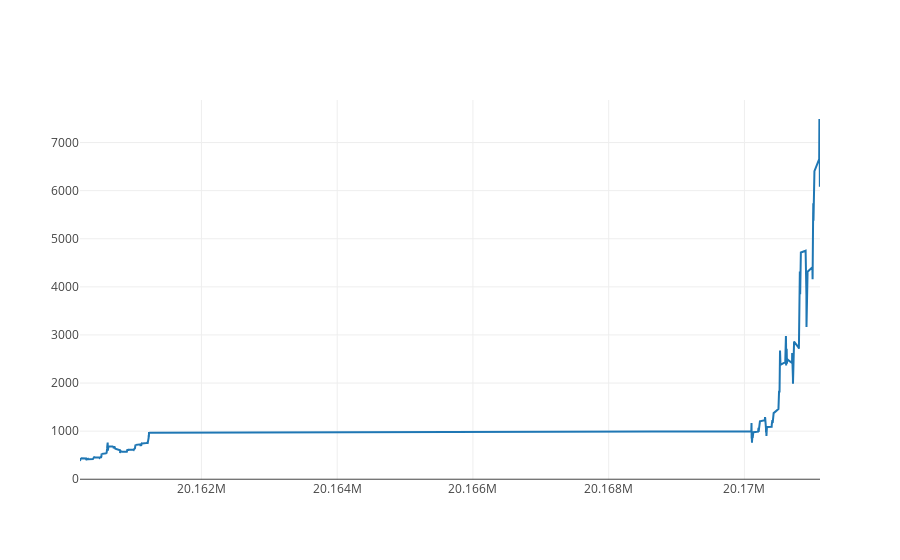

Notebook cell for this chart:
### Code cell
btc_trace = go.Scatter(x=data['stamp'], y=data['price'], name= 'Price')
py.iplot([btc_trace])

### Figure 1 — Plotly figure (JSON) as saved in the notebook; plotly's stock layout.template omitted (floating-point values rounded to 4 significant figures; data arrays with more than 128 entries replaced by an {"elided": "..."} marker saying what was removed)
{"data": [{"name": "Price", "type": "scatter", "x": {"elided": "641 int values"}, "y": {"elided": "641 float values"}}], "layout": {}}
